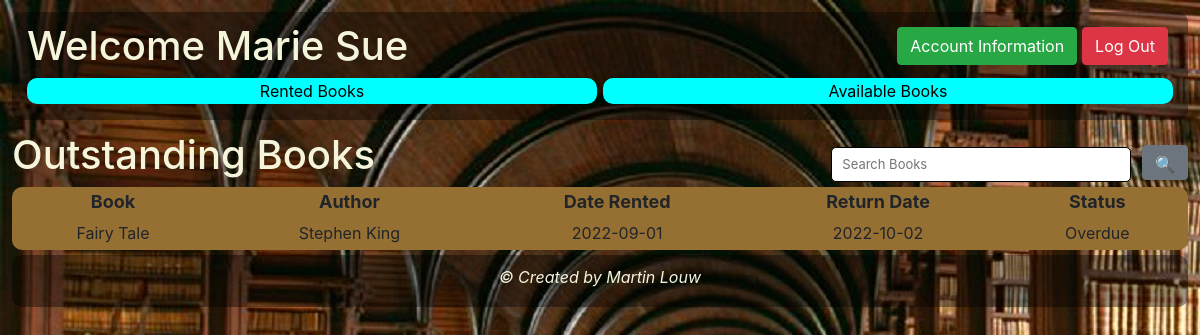
The app's page /member/memberRentedSearch.php (signed in) with its own data.
### tables this page shows
CREATE TABLE `members` (
  `member_id` int(11) NOT NULL,
  `member_name` varchar(255) NOT NULL,
  `member_surname` varchar(255) NOT NULL,
  `member_date_of_birth` date NOT NULL,
  `member_email` varchar(255) NOT NULL,
  `member_password` varchar(255) NOT NULL,
  `member_contact_number` char(10) NOT NULL,
  `role_id` int(11) NOT NULL
);

CREATE TABLE `books_rented` (
  `rented_id` int(11) NOT NULL,
  `rented_date` date NOT NULL,
  `rented_return_date` date NOT NULL,
  `rented_date_returned` date DEFAULT NULL,
  `member_id` int(11) NOT NULL,
  `book_id` int(11) NOT NULL,
  `books_rented_status_id` int(11) NOT NULL
);

CREATE TABLE `books` (
  `book_id` int(11) NOT NULL,
  `book_name` varchar(255) NOT NULL,
  `book_desc` varchar(10000) NOT NULL,
  `book_published_date` date NOT NULL,
  `genre_id` int(11) NOT NULL,
  `status_id` int(11) NOT NULL,
  `author_id` int(11) NOT NULL
);

CREATE TABLE `authors` (
  `author_id` int(11) NOT NULL,
  `author_name` varchar(255) NOT NULL,
  `author_surname` varchar(255) NOT NULL,
  `author_dob` date NOT NULL
);

### member/memberRentedSearch.php (the view)
<?php include '../member/memberHeader.php'; ?>
    <h1>Outstanding Books
        <form method="post" class="frmRented">
            <input type='text' id="rentedSearch" name="rentedSearch" placeholder="Search Books" class="rentedSearch">
            <button id="btnRentedSearch" name="btnRentedSearch" class="btn btn-secondary btnRentedSearch">&#128269</button>
        </form>
    </h1>
	<form method="post">
        <table class="rentedTable">
            <thead class="rentedTableHead">
                <th>Book</th>
                <th>Author</th>
                <th>Date Rented</th>
                <th>Return Date</th>
                <th>Status</th>
            </thead>
            <tbody>
                <?php
                    $memberSearch = $_SESSION['memberSearch'];
                    $sql = "SELECT * FROM books_rented
                            INNER JOIN books ON books_rented.book_id = books.book_id
                            INNER JOIN members ON books_rented.member_id = members.member_id
                            INNER JOIN authors ON books.author_id = authors.author_id
                            WHERE book_name LIKE '%$memberSearch%'
                            ORDER BY rented_return_date ASC";
                    $result = $conn->query($sql);
                    if ($result) {
                        if ($result->num_rows > 0) {
                            while ($row = $result->fetch_assoc()) {
                                if ($row['member_id'] == $_SESSION['loggedInMemberID']) {
                                    if ($row['status_id'] == 1) {
                                    }
                                    else { ?>
                                        <tr class="rentedTableRow">
                                            <td><?= $row['book_name'] ?></td>
                                            <td><?= $row['author_name'] . " " . $row['author_surname'] ?></td>
                                            <td><?= $row['rented_date'] ?></td>
                                            <td><?= $row['rented_return_date'] ?></td>
                                            <td>
                                                <?php
                                                    $statusID = $row['books_rented_status_id'];
                                                    if ($statusID == 1) { ?>
                                                        Ongoing
                                                <?php
                                                    }
                                                    elseif ($statusID == 3) { ?>
                                                        Collect
                                                <?php
                                                    }
                                                    else { ?>
                                                        Overdue
                                            <?php   } ?>
                                            </td>
                                        </tr>
                        <?php       }
                                }
                                else {
                                }
                            }
                ?>
            </tbody>
        <?php
                    }
                    else {
                        echo "  <script>
                                    alert('No Books Found.  Please Try Again.');
                                    window.location.href = './memberRented.php';
                                </script>";
                    }
                }
                else {
                    echo "Error selecting table " . $conn->error;
                }
        ?>
        </table>
	</form>
<?php include '../member/memberFooter.php'; ?>

### member/memberHeader.php (shortened to what this page needs)
<!DOCTYPE html>
<html>
	<head>
		<?php require('../php/funcMember.php'); ?>
		<link rel='stylesheet' type='text/css' href='../css/member.css'>
		<link rel="stylesheet" href="https://stackpath.bootstrapcdn.com/bootstrap/4.5.0/css/bootstrap.min.css">
	</head>
	<body>
		<header class="container-fluid">
			<form method="post">
				<?php
					$memberID = $_SESSION['loggedInMemberID'];
					$sql = "SELECT * FROM members
							WHERE member_id = $memberID";
					$result = $conn->query($sql);
					if ($result) {
						if ($result->num_rows > 0) {
							while ($row = $result->fetch_assoc()) { ?>
								<h1>Welcome <?= $row['member_name'] . " " . $row['member_surname'] ?>
				<?php
							}
						}
					}
					else {
						echo "Error selecting table " . $conn->error;
					}
				?>
					<button id="btnLogOut" name="btnLogOut" class="btn btn-danger btnLogOut">Log Out</button>
					<button id="btnAccInfo" name="btnAccInfo" class="btn btn-success btnAccInfo">Account Information</button>
				</h1>
				<section class="buttonGrid">
					<div class="gridButton"><button id="btnRentedBooks" name="btnRentedBooks" class="btnNavigate">Rented Books</button></div>
					<div class="gridButton"><button id="btnAvailableBooks" name="btnAvailableBooks" class="btnNavigate">Available Books</button></div>
				</section>
			</form>
		</header>
		<main>

### css/member.css (style rules this page uses)
body { background-image: url(../media/librarian-as-career.jpg); background-repeat: no-repeat; padding: 1%; }
.container-fluid { background-color: rgba(0,0,0,.4); padding: 10px; border: solid; border-width: 0px; border-radius: 10px; margin-bottom: 1%; }
h1 { color: beige; }
.buttonGrid { display: grid; grid-template-areas: "gridButton gridButton"; grid-template-columns: repeat(2, 1fr); gap: 0.5%; grid-auto-rows: auto; grid-template-rows: auto; }
.gridButton { border: solid; border-width: 0px; border-radius: 10px; margin-bottom: 1%; text-align: center; }
.btnNavigate { background-color: aqua; width: 100%; border: solid; border-width: 0px; border-radius: 10px; }
.frmRented, .frmBooks { float: right; }
.rentedTable, .bookTable { width: 100%; background-color: #966f33; border: solid; border-width: 0px; border-radius: 10px; }
.rentedTableHead, .bookTableHead { text-align: center; padding: 5px; font-size: large; }
.rentedTableRow, .bookTableRow { text-align: center; }
td { padding: 5px; }
.btnRentedSearch, .btnAvailableSearch { height: 35px; font-size: small; margin-top: 7px; }
@media only screen and (min-width: 600px) { .rentedSearch, .availableSearch { height: 35px; font-size: small; border: solid; border-radius: 5px; border-width: 1px; width: 200px; padding-left: 10px; } }
@media only screen and (min-width: 600px) { .btnLogOut, .btnAccInfo { float: right; width: fit-content; margin-right: 5px; margin-top: 5px; } }
@media only screen and (min-width: 768px) { .rentedSearch, .availableSearch { height: 35px; font-size: small; border: solid; border-radius: 5px; border-width: 1px; width: 250px; padding-left: 10px; } }
@media only screen and (min-width: 768px) { .btnLogOut, .btnAccInfo { float: right; width: auto; margin-right: 5px; margin-top: 5px; } }
@media only screen and (min-width: 860px) { .rentedSearch, .availableSearch { height: 35px; font-size: small; border: solid; border-radius: 5px; border-width: 1px; width: 250px; padding-left: 10px; } }
@media only screen and (min-width: 860px) { .btnLogOut, .btnAccInfo { float: right; width: auto; margin-right: 5px; margin-top: 5px; } }
@media only screen and (min-width: 992px) { .rentedSearch, .availableSearch { height: 35px; font-size: small; border: solid; border-radius: 5px; border-width: 1px; width: 300px; padding-left: 10px; } }
@media only screen and (min-width: 992px) { .btnLogOut, .btnAccInfo { float: right; width: auto; margin-right: 5px; margin-top: 5px; } }
@media only screen and (min-width: 1200px) { .rentedSearch, .availableSearch { height: 35px; font-size: small; border: solid; border-radius: 5px; border-width: 1px; width: 300px; padding-left: 10px; } }
@media only screen and (min-width: 1200px) { .btnLogOut, .btnAccInfo { float: right; width: auto; margin-right: 5px; margin-top: 5px; } }

### records on screen
members: member_name "Marie", member_surname "Sue"
books_rented: book.book_name "Fairy Tale", authors.author_name "Stephen", authors.author_surname "King", rented_date "2022-09-01", rented_return_date "2022-10-02", shows "Overdue"
